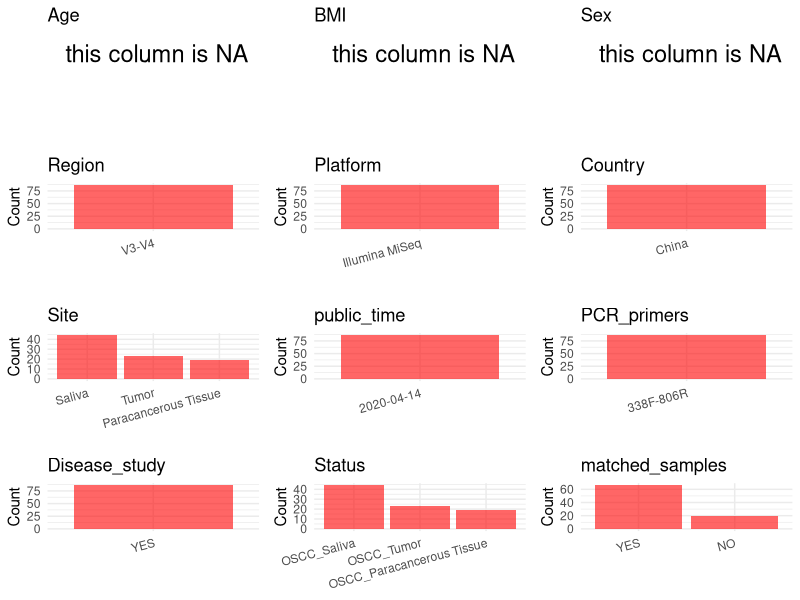

Reproduce this figure in R. (Note: this script raises an error after producing the figure.)
## ---- chunk 1
# Load necessary libraries
library(dplyr)
library(ggplot2)
library(cowplot)
library(readxl)

# Set working directory (update this path to your local directory)
setwd("D:/oral_project/OEP000837")

# Read the initial metadata files
initial_meta<-read_xlsx("OEP00000837_Data_1758007425482.xlsx",sheet = "sheet1")

# Combine the two metadata files
#meta <- rbind(initial_meta, initial_meta1)

# Remove entries where Organism is "gut metagenome" (non-oral samples)
#meta <- subset(meta, Organism != "gut metagenome")

# Check the number of samples containing "HT" in Sample.Name (e.g., healthy controls)
#nrow(subset(meta, grepl("HT", Sample.Name)))

# Display the first few rows of the metadata
head(initial_meta)
## ---- chunk 2
# Create a uniform metadata dataframe
metadata <- data.frame(
  BioProject = "OEP000837",
  Run = initial_meta$run_id,
  sample_name = initial_meta$sample_name,
  Age = NA,
  BMI = NA,
  Sex=NA,
  Region = "V3-V4",
  Platform = "Illumina MiSeq",
  Country = "China",
  #Site = "Saliva",
  public_time = "2020-04-14",
  stringsAsFactors = FALSE
)
metadata<-unique(metadata)
## ---- chunk 3

# Add information obtained from the publication
metadata$PCR_primers <- "338F-806R"
metadata$title <- "Oral Microbiota Analysis of Tissue Pairs and Saliva Samples From Patients With Oral Squamous Cell Carcinoma A Pilot Study"
metadata$Disease_study <- "YES"

# Assign disease status based on sample_name patterns
metadata<-metadata%>%
  mutate(Status=case_when(grepl("TY",sample_name)~"OSCC_Saliva",grepl("T|t",sample_name)~"OSCC_Tumor",grepl("C",sample_name)~"OSCC_Paracancerous Tissue"))

#get subjects id according to sample id
metadata<-metadata%>%
  mutate(Site=case_when(grepl("TY",sample_name)~"Saliva",grepl("T|t",sample_name)~"Tumor",grepl("C",sample_name)~"Paracancerous Tissue"))

metadata$sample_name<-gsub("C|T|TY|t","",metadata$sample_name)
#get subjects id with Saliva available
keep_subjects<-subset(metadata,Site %in% "Saliva")
#remove subjects without Saliva samples
metadata<-subset(metadata,sample_name %in% keep_subjects$sample_name)
#get subjects sampling counts
sample_counts <- table(metadata$sample_name)
# Create matched_samples column, any subjects have >=2 samples will be label "YES", otherwise "NO"
metadata$matched_samples <- ifelse(metadata$sample_name %in% names(sample_counts[sample_counts >= 2]), "YES", "NO")
## ---- chunk 4
# Check the number of unique runs and sample names
print(paste("Number of unique runs:", length(unique(metadata$Run))))
print(paste("Number of unique sample names:", length(unique(metadata$sample_name))))
## ---- chunk 5
# Select columns for visualization
plot_data <- metadata %>%
  select(-BioProject, -Run, -sample_name, -title)

# Function to create simple plots for each column
create_simple_plots <- function(data) {
  plots <- list()
  
  for (col in colnames(data)) {
    # Check if the column is all NA
    if (all(is.na(data[[col]]))) {
      # Create an empty plot with text indicating all NA
      p <- ggplot() +
        annotate("text", x = 0.5, y = 0.5, label = "this column is NA", size = 6) +
        labs(title = col) +
        theme_void()
    } else if (is.numeric(data[[col]])) {
      # Numeric variable: histogram
      p <- ggplot(data, aes(x = .data[[col]])) +
        geom_histogram(fill = "blue", alpha = 0.6, bins = 20, na.rm = TRUE) +
        labs(title = col) +
        theme_minimal()
    } else {
      # Categorical variable: bar plot (remove NA values)
      count_data <- as.data.frame(table(data[[col]], useNA = "ifany"))
      p <- ggplot(count_data, aes(x = reorder(Var1, -Freq), y = Freq)) +
        geom_col(fill = "red", alpha = 0.6) +
        labs(title = col, x = NULL, y = "Count") +
        theme_minimal() +
        theme(axis.text.x = element_text(angle = 15, hjust = 1))
    }
    plots[[col]] <- p
  }
  
  return(plots)
}

# Generate and arrange plots
plots <- create_simple_plots(plot_data)
p<-plot_grid(plots$Age, 
          plots$BMI, 
          plots$Sex, 
          plots$Region, 
          plots$Platform, 
          plots$Country, 
          plots$Site,
          plots$public_time, 
          plots$PCR_primers,
          plots$Disease_study,
          plots$Status,
          plots$matched_samples,# add 
          ncol = 3, align = "hv", axis = "lb")
ggsave("Metadata_Summary.png", plot = p, width = 8, height = 6, dpi = 150)
## ---- chunk 6
knitr::include_graphics("Metadata_Summary.png")
## ---- chunk 7
# Reorder columns to match the desired format
metadata <- metadata[, c(
  "BioProject", "Run", "sample_name", "Age", "BMI", "Sex", 
  "Region", "Platform", "Country", "Site", "public_time", 
  "PCR_primers", "title", "Disease_study", "Status","matched_samples"
)]

# Export the uniform metadata to a CSV file
metadata<-unique(metadata)
write.csv(metadata, file = "metadata.csv", quote = FALSE)
head(metadata)
